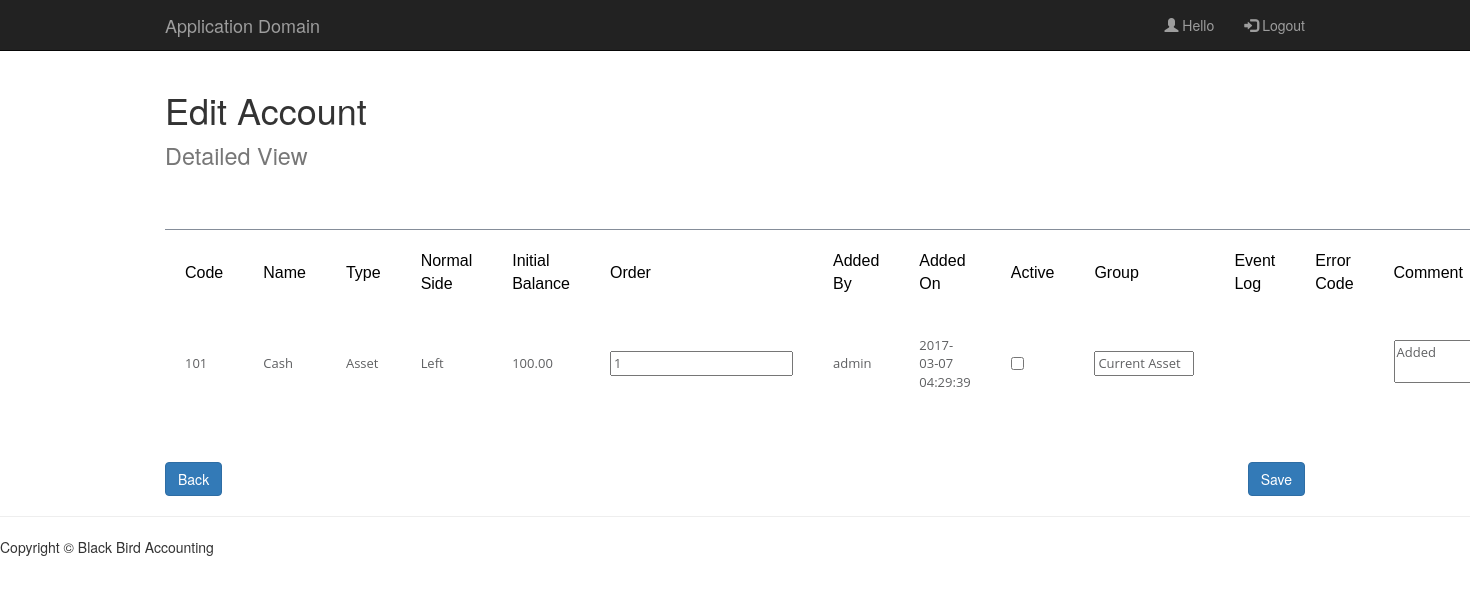
The app's page /EditPage.php with its own data.
### tables this page shows
CREATE TABLE `chart_of_accounts` (
  `Account Code` int(11) NOT NULL,
  `Account Name` varchar(200) NOT NULL,
  `Account Type` varchar(30) NOT NULL,
  `Normal Side` varchar(5) NOT NULL,
  `Initial Balance` decimal(10,2) NOT NULL,
  `Order` int(11) NOT NULL,
  `Comment` text NOT NULL,
  `Added By` varchar(50) NOT NULL,
  `Added On` timestamp NOT NULL DEFAULT CURRENT_TIMESTAMP ON UPDATE CURRENT_TIMESTAMP,
  `Active` int(11) NOT NULL,
  `Group` varchar(30) NOT NULL
);

### php/EditPageFunc.php (the view, shortened to what this page needs)
<?php
function loadAccount(){
	$servername = "localhost";
	$username = "root";
	$password = "";
	$con = mysqli_connect($servername,$username,$password);
	mysqli_select_db($con,"application_domain");
	$sql  = 'SELECT * FROM `chart_of_accounts` WHERE `Account Code` = 101';
	$myData = mysqli_query($con, $sql);
	while($record = mysqli_fetch_array($myData)){
    	 echo "<tr>";
    	 echo "<td class=\"text-left\">" . $record['Account Code'] . "</td>";
    	 echo "<td class=\"text-left\">" . $record['Account Name'] . "</td>";
    	 echo "<td class=\"text-left\">" . $record['Account Type'] . "</td>";
    	 echo "<td class=\"text-left\">" . $record['Normal Side'] . "</td>";
    	 echo "<td class=\"text-left\">" . $record['Initial Balance'] . "</td>";
    	 echo "<td><input id='orderInput' name='orderInput' type='number' value='".$record['Order']."'/></td>";
    	 echo "<td class=\"text-left\">" . $record['Added By'] . "</td>";
    	 echo "<td class=\"text-left\">" . $record['Added On'] . "</td>";
    	 echo "<td class=\"text-left\">";
    	 if ($record['Active'] == 0){
            echo "<input type=\"checkbox\" name=\"checkboxList[]\" value=\"0\"/>";
         }
    	 else{
            echo "<input type=\"checkbox\" name=\"checkboxList[]\" value=\"1\" checked=\"checked\" />";
         }
    	 echo "</td>";
    	 echo "<td><input id='groupText' name='GroupText' type='text' value='".$record['Group']."'/></td>";
    	 echo "<td>" . $record['Event Log'] . "</td>";
    	 echo "<td>" . $record['Error Code'] . "</td>";
    	 echo "<td><textarea id='commentText' name='CommentText' type='text'>".$record['Comment']."</textarea></td>";
    	 echo "</tr>";
	}
}
?>

### css/tables.css (style rules this page uses)
* { -moz-box-sizing: border-box; -webkit-box-sizing: border-box; box-sizing: border-box; }
body { background:#353a40; }
tbody tr td { font-family: 'Open Sans', sans-serif; font-weight:400; color:#5f6062; font-size:13px; padding:20px 20px 20px 20px; border-bottom:1px solid #e0e0e0; }

### EditPage.php (style rules this page uses)
body { padding-top: 70px; }

### records on screen
chart_of_accounts: Account Code "101", Account Name "Cash", Account Type "Asset", Normal Side "Left", Initial Balance "100.00", orderInput "1", Added By "admin", Added On "2017-03-07 04:29:39", GroupText "Current Asset", CommentText "Added"
